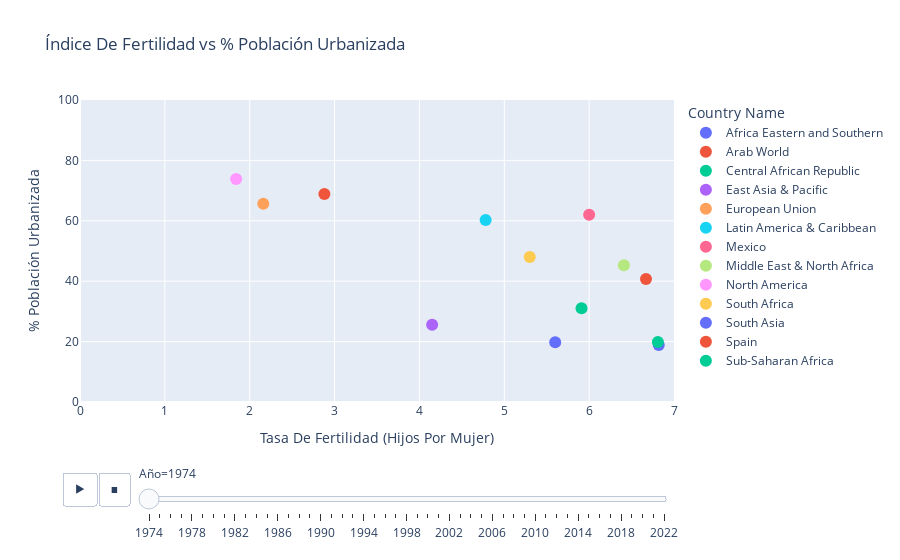
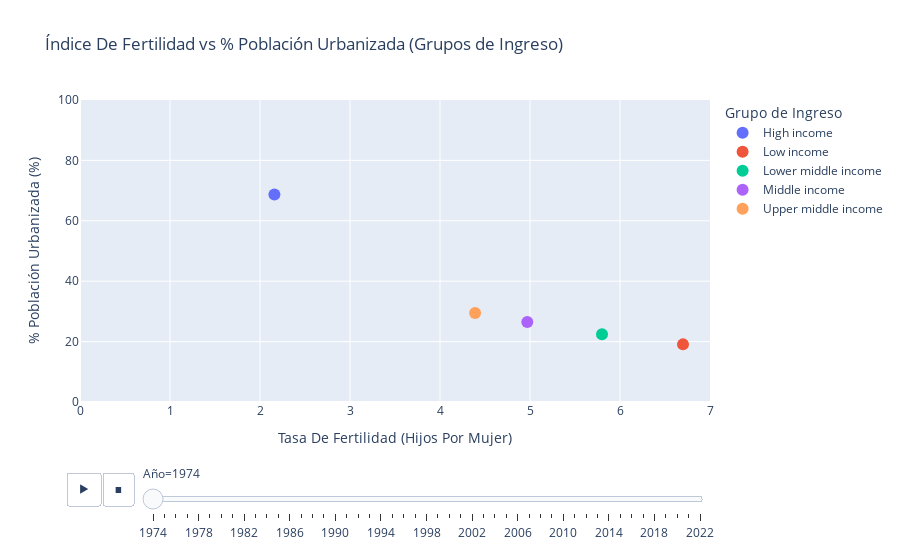

The notebook cell these images were saved under, in order:
### Code cell
import plotly.express as px

# Seleccionar columnas de años desde 1974 en adelante
year_cols = [col for col in demographics.columns if col.isdigit() and int(col) >= 1974]

# Lista de nombres a eliminar
to_remove = [
    'Upper middle income', 'Middle income', 'Lower middle income', 'Low income', 'High income'
]

# --- POR PAÍS ---
# Filtrar para las tres series de interés y quitar los grupos de ingreso
df_fertility = demographics[
    (demographics['Series Name'] == 'Fertility rate, total (births per woman)') &
    (~demographics['Country Name'].isin(to_remove))
]
df_urban = demographics[
    (demographics['Series Name'] == 'Urban population') &
    (~demographics['Country Name'].isin(to_remove))
]
df_total = demographics[
    (demographics['Series Name'] == 'Population, total') &
    (~demographics['Country Name'].isin(to_remove))
]

# Melt para formato largo
fertility_melted = df_fertility.melt(
    id_vars=['Country Name'],
    value_vars=year_cols,
    var_name='Year',
    value_name='Fertility rate, total (births per woman)'
).dropna()

urban_melted = df_urban.melt(
    id_vars=['Country Name'],
    value_vars=year_cols,
    var_name='Year',
    value_name='Urban population'
).dropna()

total_melted = df_total.melt(
    id_vars=['Country Name'],
    value_vars=year_cols,
    var_name='Year',
    value_name='Population, total'
).dropna()

# Unir ambos dataframes por país y año
merged = pd.merge(
    fertility_melted,
    urban_melted,
    on=['Country Name', 'Year'],
    how='inner'
)
merged = pd.merge(
    merged,
    total_melted,
    on=['Country Name', 'Year'],
    how='inner'
)

# Calcular el porcentaje de población urbana
merged['Urban population'] = pd.to_numeric(merged['Urban population'], errors='coerce')
merged['Population, total'] = pd.to_numeric(merged['Population, total'], errors='coerce')
merged['% Urban Population'] = 100 * merged['Urban population'] / merged['Population, total']

fig = px.scatter(
    merged,
    x='Fertility rate, total (births per woman)',
    y='% Urban Population',
    color='Country Name',
    animation_frame='Year',
    title='Índice De Fertilidad vs % Población Urbanizada',
    labels={
        'Fertility rate, total (births per woman)': 'Tasa De Fertilidad (Hijos Por Mujer)',
        '% Urban Population': '% Población Urbanizada'
    }
)
fig.update_xaxes(range=[0, 7])
fig.update_yaxes(range=[0, 100])
fig.update_traces(marker=dict(size=12))
for frame in fig.frames:
    frame.name = frame.name.replace("Year=", "Año=")
fig.layout.sliders[0].currentvalue.prefix = "Año="
fig.show()

# --- POR GRUPO DE INGRESO ---
income_groups = [
    'Upper middle income', 'Middle income', 'Lower middle income', 'Low income', 'High income'
]

df_fertility_income = demographics[
    (demographics['Series Name'] == 'Fertility rate, total (births per woman)') &
    (demographics['Country Name'].isin(income_groups))
]
df_urban_income = demographics[
    (demographics['Series Name'] == 'Urban population') &
    (demographics['Country Name'].isin(income_groups))
]
df_total_income = demographics[
    (demographics['Series Name'] == 'Population, total') &
    (demographics['Country Name'].isin(income_groups))
]

fertility_melted_income = df_fertility_income.melt(
    id_vars=['Country Name'],
    value_vars=year_cols,
    var_name='Year',
    value_name='Tasa De Fertilidad (Hijos Por Mujer)'
).dropna()

urban_melted_income = df_urban_income.melt(
    id_vars=['Country Name'],
    value_vars=year_cols,
    var_name='Year',
    value_name='Urban population'
).dropna()

total_melted_income = df_total_income.melt(
    id_vars=['Country Name'],
    value_vars=year_cols,
    var_name='Year',
    value_name='Population, total'
).dropna()

merged_income = pd.merge(
    fertility_melted_income,
    urban_melted_income,
    on=['Country Name', 'Year'],
    how='inner'
)
merged_income = pd.merge(
    merged_income,
    total_melted_income,
    on=['Country Name', 'Year'],
    how='inner'
)

merged_income['Urban population'] = pd.to_numeric(merged_income['Urban population'], errors='coerce')
merged_income['Population, total'] = pd.to_numeric(merged_income['Population, total'], errors='coerce')
merged_income['% Urban Population'] = 100 * merged_income['Urban population'] / merged_income['Population, total']

fig = px.scatter(
    merged_income,
    x='Tasa De Fertilidad (Hijos Por Mujer)',
    y='% Urban Population',
    color='Country Name',
    animation_frame='Year',
    title='Índice De Fertilidad vs % Población Urbanizada (Grupos de Ingreso)',
    labels={
        'Tasa De Fertilidad (Hijos Por Mujer)': 'Tasa De Fertilidad (Hijos Por Mujer)',
        '% Urban Population': '% Población Urbanizada (%)',
        'Country Name': 'Grupo de Ingreso'
    }
)
fig.update_xaxes(range=[0, 7])
fig.update_yaxes(range=[0, 100])
fig.update_traces(marker=dict(size=12))
for frame in fig.frames:
    frame.name = frame.name.replace("Year=", "Año=")
fig.layout.sliders[0].currentvalue.prefix = "Año="
fig.show()

### Figure 1 — Plotly figure (JSON) as saved in the notebook; plotly's stock layout.template omitted (floating-point values rounded to 4 significant figures)
{"data": [{"hovertemplate": "Country Name=Africa Eastern and Southern<br>Year=1974<br>Tasa De Fertilidad (Hijos Por Mujer)=%{x}<br>% Población Urbanizada=%{y}<extra></extra>", "legendgroup": "Africa Eastern and Southern", "marker": {"color": "#636efa", "size": 12, "symbol": "circle"}, "mode": "markers", "name": "Africa Eastern and Southern", "orientation": "v", "showlegend": true, "type": "scatter", "x": [6.82], "xaxis": "x", "y": [18.9], "yaxis": "y"}, {"hovertemplate": "Country Name=Arab World<br>Year=1974<br>Tasa De Fertilidad (Hijos Por Mujer)=%{x}<br>% Población Urbanizada=%{y}<extra></extra>", "legendgroup": "Arab World", "marker": {"color": "#EF553B", "size": 12, "symbol": "circle"}, "mode": "markers", "name": "Arab World", "orientation": "v", "showlegend": true, "type": "scatter", "x": [6.67], "xaxis": "x", "y": [40.72], "yaxis": "y"}, {"hovertemplate": "Country Name=Central African Republic<br>Year=1974<br>Tasa De Fertilidad (Hijos Por Mujer)=%{x}<br>% Población Urbanizada=%{y}<extra></extra>", "legendgroup": "Central African Republic", "marker": {"color": "#00cc96", "size": 12, "symbol": "circle"}, "mode": "markers", "name": "Central African Republic", "orientation": "v", "showlegend": true, "type": "scatter", "x": [5.91], "xaxis": "x", "y": [31.05], "yaxis": "y"}, {"hovertemplate": "Country Name=East Asia & Pacific<br>Year=1974<br>Tasa De Fertilidad (Hijos Por Mujer)=%{x}<br>% Población Urbanizada=%{y}<extra></extra>", "legendgroup": "East Asia & Pacific", "marker": {"color": "#ab63fa", "size": 12, "symbol": "circle"}, "mode": "markers", "name": "East Asia & Pacific", "orientation": "v", "showlegend": true, "type": "scatter", "x": [4.15], "xaxis": "x", "y": [25.61], "yaxis": "y"}, {"hovertemplate": "Country Name=European Union<br>Year=1974<br>Tasa De Fertilidad (Hijos Por Mujer)=%{x}<br>% Población Urbanizada=%{y}<extra></extra>", "legendgroup": "European Union", "marker": {"color": "#FFA15A", "size": 12, "symbol": "circle"}, "mode": "markers", "name": "European Union", "orientation": "v", "showlegend": true, "type": "scatter", "x": [2.16], "xaxis": "x", "y": [65.65], "yaxis": "y"}, {"hovertemplate": "Country Name=Latin America & Caribbean<br>Year=1974<br>Tasa De Fertilidad (Hijos Por Mujer)=%{x}<br>% Población Urbanizada=%{y}<extra></extra>", "legendgroup": "Latin America & Caribbean", "marker": {"color": "#19d3f3", "size": 12, "symbol": "circle"}, "mode": "markers", "name": "Latin America & Caribbean", "orientation": "v", "showlegend": true, "type": "scatter", "x": [4.78], "xaxis": "x", "y": [60.24], "yaxis": "y"}, {"hovertemplate": "Country Name=Mexico<br>Year=1974<br>Tasa De Fertilidad (Hijos Por Mujer)=%{x}<br>% Población Urbanizada=%{y}<extra></extra>", "legendgroup": "Mexico", "marker": {"color": "#FF6692", "size": 12, "symbol": "circle"}, "mode": "markers", "name": "Mexico", "orientation": "v", "showlegend": true, "type": "scatter", "x": [6.0], "xaxis": "x", "y": [62.02], "yaxis": "y"}, {"hovertemplate": "Country Name=Middle East & North Africa<br>Year=1974<br>Tasa De Fertilidad (Hijos Por Mujer)=%{x}<br>% Población Urbanizada=%{y}<extra></extra>", "legendgroup": "Middle East & North Africa", "marker": {"color": "#B6E880", "size": 12, "symbol": "circle"}, "mode": "markers", "name": "Middle East & North Africa", "orientation": "v", "showlegend": true, "type": "scatter", "x": [6.41], "xaxis": "x", "y": [45.3], "yaxis": "y"}, {"hovertemplate": "Country Name=North America<br>Year=1974<br>Tasa De Fertilidad (Hijos Por Mujer)=%{x}<br>% Población Urbanizada=%{y}<extra></extra>", "legendgroup": "North America", "marker": {"color": "#FF97FF", "size": 12, "symbol": "circle"}, "mode": "markers", "name": "North America", "orientation": "v", "showlegend": true, "type": "scatter", "x": [1.84], "xaxis": "x", "y": [73.85], "yaxis": "y"}, {"hovertemplate": "Country Name=South Africa<br>Year=1974<br>Tasa De Fertilidad (Hijos Por Mujer)=%{x}<br>% Población Urbanizada=%{y}<extra></extra>", "legendgroup": "South Africa", "marker": {"color": "#FECB52", "size": 12, "symbol": "circle"}, "mode": "markers", "name": "South Africa", "orientation": "v", "showlegend": true, "type": "scatter", "x": [5.3], "xaxis": "x", "y": [48.05], "yaxis": "y"}, {"hovertemplate": "Country Name=South Asia<br>Year=1974<br>Tasa De Fertilidad (Hijos Por Mujer)=%{x}<br>% Población Urbanizada=%{y}<extra></extra>", "legendgroup": "South Asia", "marker": {"color": "#636efa", "size": 12, "symbol": "circle"}, "mode": "markers", "name": "South Asia", "orientation": "v", "showlegend": true, "type": "scatter", "x": [5.6], "xaxis": "x", "y": [19.79], "yaxis": "y"}, {"hovertemplate": "Country Name=Spain<br>Year=1974<br>Tasa De Fertilidad (Hijos Por Mujer)=%{x}<br>% Población Urbanizada=%{y}<extra></extra>", "legendgroup": "Spain", "marker": {"color": "#EF553B", "size": 12, "symbol": "circle"}, "mode": "markers", "name": "Spain", "orientation": "v", "showlegend": true, "type": "scatter", "x": [2.88], "xaxis": "x", "y": [68.9], "yaxis": "y"}, {"hovertemplate": "Country Name=Sub-Saharan Africa<br>Year=1974<br>Tasa De Fertilidad (Hijos Por Mujer)=%{x}<br>% Población Urbanizada=%{y}<extra></extra>", "legendgroup": "Sub-Saharan Africa", "marker": {"color": "#00cc96", "size": 12, "symbol": "circle"}, "mode": "markers", "name": "Sub-Saharan Africa", "orientation": "v", "showlegend": true, "type": "scatter", "x": [6.81], "xaxis": "x", "y": [19.88], "yaxis": "y"}], "layout": {"legend": {"title": {"text": "Country Name"}, "tracegroupgap": 0}, "sliders": [{"active": 0, "currentvalue": {"prefix": "Año="}, "len": 0.9, "pad": {"b": 10, "t": 60}, "steps": [{"args": [["1974"], {"frame": {"duration": 0, "redraw": false}, "fromcurrent": true, "mode": "immediate", "transition": {"duration": 0, "easing": "linear"}}], "label": "1974", "method": "animate"}, {"args": [["1975"], {"frame": {"duration": 0, "redraw": false}, "fromcurrent": true, "mode": "immediate", "transition": {"duration": 0, "easing": "linear"}}], "label": "1975", "method": "animate"}, {"args": [["1976"], {"frame": {"duration": 0, "redraw": false}, "fromcurrent": true, "mode": "immediate", "transition": {"duration": 0, "easing": "linear"}}], "label": "1976", "method": "animate"}, {"args": [["1977"], {"frame": {"duration": 0, "redraw": false}, "fromcurrent": true, "mode": "immediate", "transition": {"duration": 0, "easing": "linear"}}], "label": "1977", "method": "animate"}, {"args": [["1978"], {"frame": {"duration": 0, "redraw": false}, "fromcurrent": true, "mode": "immediate", "transition": {"duration": 0, "easing": "linear"}}], "label": "1978", "method": "animate"}, {"args": [["1979"], {"frame": {"duration": 0, "redraw": false}, "fromcurrent": true, "mode": "immediate", "transition": {"duration": 0, "easing": "linear"}}], "label": "1979", "method": "animate"}, {"args": [["1980"], {"frame": {"duration": 0, "redraw": false}, "fromcurrent": true, "mode": "immediate", "transition": {"duration": 0, "easing": "linear"}}], "label": "1980", "method": "animate"}, {"args": [["1981"], {"frame": {"duration": 0, "redraw": false}, "fromcurrent": true, "mode": "immediate", "transition": {"duration": 0, "easing": "linear"}}], "label": "1981", "method": "animate"}, {"args": [["1982"], {"frame": {"duration": 0, "redraw": false}, "fromcurrent": true, "mode": "immediate", "transition": {"duration": 0, "easing": "linear"}}], "label": "1982", "method": "animate"}, {"args": [["1983"], {"frame": {"duration": 0, "redraw": false}, "fromcurrent": true, "mode": "immediate", "transition": {"duration": 0, "easing": "linear"}}], "label": "1983", "method": "animate"}, {"args": [["1984"], {"frame": {"duration": 0, "redraw": false}, "fromcurrent": true, "mode": "immediate", "transition": {"duration": 0, "easing": "linear"}}], "label": "1984", "method": "animate"}, {"args": [["1985"], {"frame": {"duration": 0, "redraw": false}, "fromcurrent": true, "mode": "immediate", "transition": {"duration": 0, "easing": "linear"}}], "label": "1985", "method": "animate"}, {"args": [["1986"], {"frame": {"duration": 0, "redraw": false}, "fromcurrent": true, "mode": "immediate", "transition": {"duration": 0, "easing": "linear"}}], "label": "1986", "method": "animate"}, {"args": [["1987"], {"frame": {"duration": 0, "redraw": false}, "fromcurrent": true, "mode": "immediate", "transition": {"duration": 0, "easing": "linear"}}], "label": "1987", "method": "animate"}, {"args": [["1988"], {"frame": {"duration": 0, "redraw": false}, "fromcurrent": true, "mode": "immediate", "transition": {"duration": 0, "easing": "linear"}}], "label": "1988", "method": "animate"}, {"args": [["1989"], {"frame": {"duration": 0, "redraw": false}, "fromcurrent": true, "mode": "immediate", "transition": {"duration": 0, "easing": "linear"}}], "label": "1989", "method": "animate"}, {"args": [["1990"], {"frame": {"duration": 0, "redraw": false}, "fromcurrent": true, "mode": "immediate", "transition": {"duration": 0, "easing": "linear"}}], "label": "1990", "method": "animate"}, {"args": [["1991"], {"frame": {"duration": 0, "redraw": false}, "fromcurrent": true, "mode": "immediate", "transition": {"duration": 0, "easing": "linear"}}], "label": "1991", "method": "animate"}, {"args": [["1992"], {"frame": {"duration": 0, "redraw": false}, "fromcurrent": true, "mode": "immediate", "transition": {"duration": 0, "easing": "linear"}}], "label": "1992", "method": "animate"}, {"args": [["1993"], {"frame": {"duration": 0, "redraw": false}, "fromcurrent": true, "mode": "immediate", "transition": {"duration": 0, "easing": "linear"}}], "label": "1993", "method": "animate"}, {"args": [["1994"], {"frame": {"duration": 0, "redraw": false}, "fromcurrent": true, "mode": "immediate", "transition": {"duration": 0, "easing": "linear"}}], "label": "1994", "method": "animate"}, {"args": [["1995"], {"frame": {"duration": 0, "redraw": false}, "fromcurrent": true, "mode": "immediate", "transition": {"duration": 0, "easing": "linear"}}], "label": "1995", "method": "animate"}, {"args": [["1996"], {"frame": {"duration": 0, "redraw": false}, "fromcurrent": true, "mode": "immediate", "transition": {"duration": 0, "easing": "linear"}}], "label": "1996", "method": "animate"}, {"args": [["1997"], {"frame": {"duration": 0, "redraw": false}, "fromcurrent": true, "mode": "immediate", "transition": {"duration": 0, "easing": "linear"}}], "label": "1997", "method": "animate"}, {"args": [["1998"], {"frame": {"duration": 0, "redraw": false}, "fromcurrent": true, "mode": "immediate", "transition": {"duration": 0, "easing": "linear"}}], "label": "1998", "method": "animate"}, {"args": [["1999"], {"frame": {"duration": 0, "redraw": false}, "fromcurrent": true, "mode": "immediate", "transition": {"duration": 0, "easing": "linear"}}], "label": "1999", "method": "animate"}, {"args": [["2000"], {"frame": {"duration": 0, "redraw": false}, "fromcurrent": true, "mode": "immediate", "transition": {"duration": 0, "easing": "linear"}}], "label": "2000", "method": "animate"}, {"args": [["2001"], {"frame": {"duration": 0, "redraw": false}, "fromcurrent": true, "mode": "immediate", "transition": {"duration": 0, "easing": "linear"}}], "label": "2001", "method": "animate"}, {"args": [["2002"], {"frame": {"duration": 0, "redraw": false}, "fromcurrent": true, "mode": "immediate", "transition": {"duration": 0, "easing": "linear"}}], "label": "2002", "method": "animate"}, {"args": [["2003"], {"frame": {"duration": 0, "redraw": false}, "fromcurrent": true, "mode": "immediate", "transition": {"duration": 0, "easing": "linear"}}], "label": "2003", "method": "animate"}, {"args": [["2004"], {"frame": {"duration": 0, "redraw": false}, "fromcurrent": true, "mode": "immediate", "transition": {"duration": 0, "easing": "linear"}}], "label": "2004", "method": "animate"}, {"args": [["2005"], {"frame": {"duration": 0, "redraw": false}, "fromcurrent": true, "mode": "immediate", "transition": {"duration": 0, "easing": "linear"}}], "label": "2005", "method": "animate"}, {"args": [["2006"], {"frame": {"duration": 0, "redraw": false}, "fromcurrent": true, "mode": "immediate", "transition": {"duration": 0, "easing": "linear"}}], "label": "2006", "method": "animate"}, {"args": [["2007"], {"frame": {"duration": 0, "redraw": false}, "fromcurrent": true, "mode": "immediate", "transition": {"duration": 0, "easing": "linear"}}], "label": "2007", "method": "animate"}, {"args": [["2008"], {"frame": {"duration": 0, "redraw": false}, "fromcurrent": true, "mode": "immediate", "transition": {"duration": 0, "easing": "linear"}}], "label": "2008", "method": "animate"}, {"args": [["2009"], {"frame": {"duration": 0, "redraw": false}, "fromcurrent": true, "mode": "immediate", "transition": {"duration": 0, "easing": "linear"}}], "label": "2009", "method": "animate"}, {"args": [["2010"], {"frame": {"duration": 0, "redraw": false}, "fromcurrent": true, "mode": "immediate", "transition": {"duration": 0, "easing": "linear"}}], "label": "2010", "method": "animate"}, {"args": [["2011"], {"frame": {"duration": 0, "redraw": false}, "fromcurrent": true, "mode": "immediate", "transition": {"duration": 0, "easing": "linear"}}], "label": "2011", "method": "animate"}, {"args": [["2012"], {"frame": {"duration": 0, "redraw": false}, "fromcurrent": true, "mode": "immediate", "transition": {"duration": 0, "easing": "linear"}}], "label": "2012", "method": "animate"}, {"args": [["2013"], {"frame": {"duration": 0, "redraw": false}, "fromcurrent": true, "mode": "immediate", "transition": {"duration": 0, "easing": "linear"}}], "label": "2013", "method": "animate"}, {"args": [["2014"], {"frame": {"duration": 0, "redraw": false}, "fromcurrent": true, "mode": "immediate", "transition": {"duration": 0, "easing": "linear"}}], "label": "2014", "method": "animate"}, {"args": [["2015"], {"frame": {"duration": 0, "redraw": false}, "fromcurrent": true, "mode": "immediate", "transition": {"duration": 0, "easing": "linear"}}], "label": "2015", "method": "animate"}, {"args": [["2016"], {"frame": {"duration": 0, "redraw": false}, "fromcurrent": true, "mode": "immediate", "transition": {"duration": 0, "easing": "linear"}}], "label": "2016", "method": "animate"}, {"args": [["2017"], {"frame": {"duration": 0, "redraw": false}, "fromcurrent": true, "mode": "immediate", "transition": {"duration": 0, "easing": "linear"}}], "label": "2017", "method": "animate"}, {"args": [["2018"], {"frame": {"duration": 0, "redraw": false}, "fromcurrent": true, "mode": "immediate", "transition": {"duration": 0, "easing": "linear"}}], "label": "2018", "method": "animate"}, {"args": [["2019"], {"frame": {"duration": 0, "redraw": false}, "fromcurrent": true, "mode": "immediate", "transition": {"duration": 0, "easing": "linear"}}], "label": "2019", "method": "animate"}, {"args": [["2020"], {"frame": {"duration": 0, "redraw": false}, "fromcurrent": true, "mode": "immediate", "transition": {"duration": 0, "easing": "linear"}}], "label": "2020", "method": "animate"}, {"args": [["2021"], {"frame": {"duration": 0, "redraw": false}, "fromcurrent": true, "mode": "immediate", "transition": {"duration": 0, "easing": "linear"}}], "label": "2021", "method": "animate"}, {"args": [["2022"], {"frame": {"duration": 0, "redraw": false}, "fromcurrent": true, "mode": "immediate", "transition": {"duration": 0, "easing": "linear"}}], "label": "2022", "method": "animate"}], "x": 0.1, "xanchor": "left", "y": 0, "yanchor": "top"}], "title": {"text": "Índice De Fertilidad vs % Población Urbanizada"}, "updatemenus": [{"buttons": [{"args": [null, {"frame": {"duration": 500, "redraw": false}, "fromcurrent": true, "mode": "immediate", "transition": {"duration": 500, "easing": "linear"}}], "label": "&#9654;", "method": "animate"}, {"args": [[null], {"frame": {"duration": 0, "redraw": false}, "fromcurrent": true, "mode": "immediate", "transition": {"duration": 0, "easing": "linear"}}], "label": "&#9724;", "method": "animate"}], "direction": "left", "pad": {"r": 10, "t": 70}, "showactive": false, "type": "buttons", "x": 0.1, "xanchor": "right", "y": 0, "yanchor": "top"}], "xaxis": {"anchor": "y", "domain": [0, 1], "range": [0, 7], "title": {"text": "Tasa De Fertilidad (Hijos Por Mujer)"}}, "yaxis": {"anchor": "x", "domain": [0, 1], "range": [0, 100], "title": {"text": "% Población Urbanizada"}}}}

### Figure 2 — Plotly figure (JSON) as saved in the notebook; plotly's stock layout.template omitted (floating-point values rounded to 4 significant figures)
{"data": [{"hovertemplate": "Grupo de Ingreso=High income<br>Year=1974<br>Tasa De Fertilidad (Hijos Por Mujer)=%{x}<br>% Población Urbanizada (%)=%{y}<extra></extra>", "legendgroup": "High income", "marker": {"color": "#636efa", "size": 12, "symbol": "circle"}, "mode": "markers", "name": "High income", "orientation": "v", "showlegend": true, "type": "scatter", "x": [2.16], "xaxis": "x", "y": [68.74], "yaxis": "y"}, {"hovertemplate": "Grupo de Ingreso=Low income<br>Year=1974<br>Tasa De Fertilidad (Hijos Por Mujer)=%{x}<br>% Población Urbanizada (%)=%{y}<extra></extra>", "legendgroup": "Low income", "marker": {"color": "#EF553B", "size": 12, "symbol": "circle"}, "mode": "markers", "name": "Low income", "orientation": "v", "showlegend": true, "type": "scatter", "x": [6.7], "xaxis": "x", "y": [19.08], "yaxis": "y"}, {"hovertemplate": "Grupo de Ingreso=Lower middle income<br>Year=1974<br>Tasa De Fertilidad (Hijos Por Mujer)=%{x}<br>% Población Urbanizada (%)=%{y}<extra></extra>", "legendgroup": "Lower middle income", "marker": {"color": "#00cc96", "size": 12, "symbol": "circle"}, "mode": "markers", "name": "Lower middle income", "orientation": "v", "showlegend": true, "type": "scatter", "x": [5.8], "xaxis": "x", "y": [22.4], "yaxis": "y"}, {"hovertemplate": "Grupo de Ingreso=Middle income<br>Year=1974<br>Tasa De Fertilidad (Hijos Por Mujer)=%{x}<br>% Población Urbanizada (%)=%{y}<extra></extra>", "legendgroup": "Middle income", "marker": {"color": "#ab63fa", "size": 12, "symbol": "circle"}, "mode": "markers", "name": "Middle income", "orientation": "v", "showlegend": true, "type": "scatter", "x": [4.97], "xaxis": "x", "y": [26.51], "yaxis": "y"}, {"hovertemplate": "Grupo de Ingreso=Upper middle income<br>Year=1974<br>Tasa De Fertilidad (Hijos Por Mujer)=%{x}<br>% Población Urbanizada (%)=%{y}<extra></extra>", "legendgroup": "Upper middle income", "marker": {"color": "#FFA15A", "size": 12, "symbol": "circle"}, "mode": "markers", "name": "Upper middle income", "orientation": "v", "showlegend": true, "type": "scatter", "x": [4.39], "xaxis": "x", "y": [29.49], "yaxis": "y"}], "layout": {"legend": {"title": {"text": "Grupo de Ingreso"}, "tracegroupgap": 0}, "sliders": [{"active": 0, "currentvalue": {"prefix": "Año="}, "len": 0.9, "pad": {"b": 10, "t": 60}, "steps": [{"args": [["1974"], {"frame": {"duration": 0, "redraw": false}, "fromcurrent": true, "mode": "immediate", "transition": {"duration": 0, "easing": "linear"}}], "label": "1974", "method": "animate"}, {"args": [["1975"], {"frame": {"duration": 0, "redraw": false}, "fromcurrent": true, "mode": "immediate", "transition": {"duration": 0, "easing": "linear"}}], "label": "1975", "method": "animate"}, {"args": [["1976"], {"frame": {"duration": 0, "redraw": false}, "fromcurrent": true, "mode": "immediate", "transition": {"duration": 0, "easing": "linear"}}], "label": "1976", "method": "animate"}, {"args": [["1977"], {"frame": {"duration": 0, "redraw": false}, "fromcurrent": true, "mode": "immediate", "transition": {"duration": 0, "easing": "linear"}}], "label": "1977", "method": "animate"}, {"args": [["1978"], {"frame": {"duration": 0, "redraw": false}, "fromcurrent": true, "mode": "immediate", "transition": {"duration": 0, "easing": "linear"}}], "label": "1978", "method": "animate"}, {"args": [["1979"], {"frame": {"duration": 0, "redraw": false}, "fromcurrent": true, "mode": "immediate", "transition": {"duration": 0, "easing": "linear"}}], "label": "1979", "method": "animate"}, {"args": [["1980"], {"frame": {"duration": 0, "redraw": false}, "fromcurrent": true, "mode": "immediate", "transition": {"duration": 0, "easing": "linear"}}], "label": "1980", "method": "animate"}, {"args": [["1981"], {"frame": {"duration": 0, "redraw": false}, "fromcurrent": true, "mode": "immediate", "transition": {"duration": 0, "easing": "linear"}}], "label": "1981", "method": "animate"}, {"args": [["1982"], {"frame": {"duration": 0, "redraw": false}, "fromcurrent": true, "mode": "immediate", "transition": {"duration": 0, "easing": "linear"}}], "label": "1982", "method": "animate"}, {"args": [["1983"], {"frame": {"duration": 0, "redraw": false}, "fromcurrent": true, "mode": "immediate", "transition": {"duration": 0, "easing": "linear"}}], "label": "1983", "method": "animate"}, {"args": [["1984"], {"frame": {"duration": 0, "redraw": false}, "fromcurrent": true, "mode": "immediate", "transition": {"duration": 0, "easing": "linear"}}], "label": "1984", "method": "animate"}, {"args": [["1985"], {"frame": {"duration": 0, "redraw": false}, "fromcurrent": true, "mode": "immediate", "transition": {"duration": 0, "easing": "linear"}}], "label": "1985", "method": "animate"}, {"args": [["1986"], {"frame": {"duration": 0, "redraw": false}, "fromcurrent": true, "mode": "immediate", "transition": {"duration": 0, "easing": "linear"}}], "label": "1986", "method": "animate"}, {"args": [["1987"], {"frame": {"duration": 0, "redraw": false}, "fromcurrent": true, "mode": "immediate", "transition": {"duration": 0, "easing": "linear"}}], "label": "1987", "method": "animate"}, {"args": [["1988"], {"frame": {"duration": 0, "redraw": false}, "fromcurrent": true, "mode": "immediate", "transition": {"duration": 0, "easing": "linear"}}], "label": "1988", "method": "animate"}, {"args": [["1989"], {"frame": {"duration": 0, "redraw": false}, "fromcurrent": true, "mode": "immediate", "transition": {"duration": 0, "easing": "linear"}}], "label": "1989", "method": "animate"}, {"args": [["1990"], {"frame": {"duration": 0, "redraw": false}, "fromcurrent": true, "mode": "immediate", "transition": {"duration": 0, "easing": "linear"}}], "label": "1990", "method": "animate"}, {"args": [["1991"], {"frame": {"duration": 0, "redraw": false}, "fromcurrent": true, "mode": "immediate", "transition": {"duration": 0, "easing": "linear"}}], "label": "1991", "method": "animate"}, {"args": [["1992"], {"frame": {"duration": 0, "redraw": false}, "fromcurrent": true, "mode": "immediate", "transition": {"duration": 0, "easing": "linear"}}], "label": "1992", "method": "animate"}, {"args": [["1993"], {"frame": {"duration": 0, "redraw": false}, "fromcurrent": true, "mode": "immediate", "transition": {"duration": 0, "easing": "linear"}}], "label": "1993", "method": "animate"}, {"args": [["1994"], {"frame": {"duration": 0, "redraw": false}, "fromcurrent": true, "mode": "immediate", "transition": {"duration": 0, "easing": "linear"}}], "label": "1994", "method": "animate"}, {"args": [["1995"], {"frame": {"duration": 0, "redraw": false}, "fromcurrent": true, "mode": "immediate", "transition": {"duration": 0, "easing": "linear"}}], "label": "1995", "method": "animate"}, {"args": [["1996"], {"frame": {"duration": 0, "redraw": false}, "fromcurrent": true, "mode": "immediate", "transition": {"duration": 0, "easing": "linear"}}], "label": "1996", "method": "animate"}, {"args": [["1997"], {"frame": {"duration": 0, "redraw": false}, "fromcurrent": true, "mode": "immediate", "transition": {"duration": 0, "easing": "linear"}}], "label": "1997", "method": "animate"}, {"args": [["1998"], {"frame": {"duration": 0, "redraw": false}, "fromcurrent": true, "mode": "immediate", "transition": {"duration": 0, "easing": "linear"}}], "label": "1998", "method": "animate"}, {"args": [["1999"], {"frame": {"duration": 0, "redraw": false}, "fromcurrent": true, "mode": "immediate", "transition": {"duration": 0, "easing": "linear"}}], "label": "1999", "method": "animate"}, {"args": [["2000"], {"frame": {"duration": 0, "redraw": false}, "fromcurrent": true, "mode": "immediate", "transition": {"duration": 0, "easing": "linear"}}], "label": "2000", "method": "animate"}, {"args": [["2001"], {"frame": {"duration": 0, "redraw": false}, "fromcurrent": true, "mode": "immediate", "transition": {"duration": 0, "easing": "linear"}}], "label": "2001", "method": "animate"}, {"args": [["2002"], {"frame": {"duration": 0, "redraw": false}, "fromcurrent": true, "mode": "immediate", "transition": {"duration": 0, "easing": "linear"}}], "label": "2002", "method": "animate"}, {"args": [["2003"], {"frame": {"duration": 0, "redraw": false}, "fromcurrent": true, "mode": "immediate", "transition": {"duration": 0, "easing": "linear"}}], "label": "2003", "method": "animate"}, {"args": [["2004"], {"frame": {"duration": 0, "redraw": false}, "fromcurrent": true, "mode": "immediate", "transition": {"duration": 0, "easing": "linear"}}], "label": "2004", "method": "animate"}, {"args": [["2005"], {"frame": {"duration": 0, "redraw": false}, "fromcurrent": true, "mode": "immediate", "transition": {"duration": 0, "easing": "linear"}}], "label": "2005", "method": "animate"}, {"args": [["2006"], {"frame": {"duration": 0, "redraw": false}, "fromcurrent": true, "mode": "immediate", "transition": {"duration": 0, "easing": "linear"}}], "label": "2006", "method": "animate"}, {"args": [["2007"], {"frame": {"duration": 0, "redraw": false}, "fromcurrent": true, "mode": "immediate", "transition": {"duration": 0, "easing": "linear"}}], "label": "2007", "method": "animate"}, {"args": [["2008"], {"frame": {"duration": 0, "redraw": false}, "fromcurrent": true, "mode": "immediate", "transition": {"duration": 0, "easing": "linear"}}], "label": "2008", "method": "animate"}, {"args": [["2009"], {"frame": {"duration": 0, "redraw": false}, "fromcurrent": true, "mode": "immediate", "transition": {"duration": 0, "easing": "linear"}}], "label": "2009", "method": "animate"}, {"args": [["2010"], {"frame": {"duration": 0, "redraw": false}, "fromcurrent": true, "mode": "immediate", "transition": {"duration": 0, "easing": "linear"}}], "label": "2010", "method": "animate"}, {"args": [["2011"], {"frame": {"duration": 0, "redraw": false}, "fromcurrent": true, "mode": "immediate", "transition": {"duration": 0, "easing": "linear"}}], "label": "2011", "method": "animate"}, {"args": [["2012"], {"frame": {"duration": 0, "redraw": false}, "fromcurrent": true, "mode": "immediate", "transition": {"duration": 0, "easing": "linear"}}], "label": "2012", "method": "animate"}, {"args": [["2013"], {"frame": {"duration": 0, "redraw": false}, "fromcurrent": true, "mode": "immediate", "transition": {"duration": 0, "easing": "linear"}}], "label": "2013", "method": "animate"}, {"args": [["2014"], {"frame": {"duration": 0, "redraw": false}, "fromcurrent": true, "mode": "immediate", "transition": {"duration": 0, "easing": "linear"}}], "label": "2014", "method": "animate"}, {"args": [["2015"], {"frame": {"duration": 0, "redraw": false}, "fromcurrent": true, "mode": "immediate", "transition": {"duration": 0, "easing": "linear"}}], "label": "2015", "method": "animate"}, {"args": [["2016"], {"frame": {"duration": 0, "redraw": false}, "fromcurrent": true, "mode": "immediate", "transition": {"duration": 0, "easing": "linear"}}], "label": "2016", "method": "animate"}, {"args": [["2017"], {"frame": {"duration": 0, "redraw": false}, "fromcurrent": true, "mode": "immediate", "transition": {"duration": 0, "easing": "linear"}}], "label": "2017", "method": "animate"}, {"args": [["2018"], {"frame": {"duration": 0, "redraw": false}, "fromcurrent": true, "mode": "immediate", "transition": {"duration": 0, "easing": "linear"}}], "label": "2018", "method": "animate"}, {"args": [["2019"], {"frame": {"duration": 0, "redraw": false}, "fromcurrent": true, "mode": "immediate", "transition": {"duration": 0, "easing": "linear"}}], "label": "2019", "method": "animate"}, {"args": [["2020"], {"frame": {"duration": 0, "redraw": false}, "fromcurrent": true, "mode": "immediate", "transition": {"duration": 0, "easing": "linear"}}], "label": "2020", "method": "animate"}, {"args": [["2021"], {"frame": {"duration": 0, "redraw": false}, "fromcurrent": true, "mode": "immediate", "transition": {"duration": 0, "easing": "linear"}}], "label": "2021", "method": "animate"}, {"args": [["2022"], {"frame": {"duration": 0, "redraw": false}, "fromcurrent": true, "mode": "immediate", "transition": {"duration": 0, "easing": "linear"}}], "label": "2022", "method": "animate"}], "x": 0.1, "xanchor": "left", "y": 0, "yanchor": "top"}], "title": {"text": "Índice De Fertilidad vs % Población Urbanizada (Grupos de Ingreso)"}, "updatemenus": [{"buttons": [{"args": [null, {"frame": {"duration": 500, "redraw": false}, "fromcurrent": true, "mode": "immediate", "transition": {"duration": 500, "easing": "linear"}}], "label": "&#9654;", "method": "animate"}, {"args": [[null], {"frame": {"duration": 0, "redraw": false}, "fromcurrent": true, "mode": "immediate", "transition": {"duration": 0, "easing": "linear"}}], "label": "&#9724;", "method": "animate"}], "direction": "left", "pad": {"r": 10, "t": 70}, "showactive": false, "type": "buttons", "x": 0.1, "xanchor": "right", "y": 0, "yanchor": "top"}], "xaxis": {"anchor": "y", "domain": [0, 1], "range": [0, 7], "title": {"text": "Tasa De Fertilidad (Hijos Por Mujer)"}}, "yaxis": {"anchor": "x", "domain": [0, 1], "range": [0, 100], "title": {"text": "% Población Urbanizada (%)"}}}}
